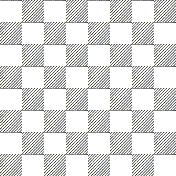

Tiled map render using the project's own tile images. Description and the map definition, with tile-layer contents summarised, below:
An orthogonal 8x8 tile map with 22x22 px tiles, 1 tile layer (Tile Layer 1).

<map version="1.0" orientation="orthogonal" renderorder="right-down" width="8" height="8" tilewidth="22" tileheight="22" nextobjectid="1">
 <tileset firstgid="1" name="old_pattern" tilewidth="22" tileheight="22" tilecount="9">
  <image source="../hd/old_pattern.png" width="74" height="71" />
 </tileset>
 <layer name="Tile Layer 1" width="8" height="8">
  <data>[64 cells, 64 non-empty, 2 distinct tile ids]</data>
 </layer>
</map>